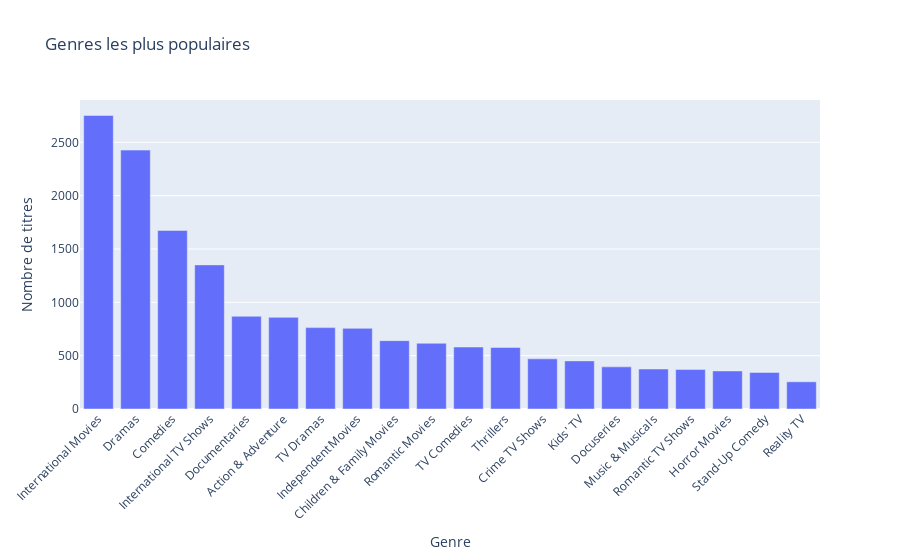

Source (notebook cell):
### Code cell
#Représentation par barre
fig = px.bar(
    genres_counts.head(20),
    x='genre', y='count',
    title='Genres les plus populaires',
    labels={'genre': 'Genre', 'count': 'Nombre de titres'}
)
fig.update_layout(xaxis_tickangle=-45)
fig.show()

### Figure 1 — Plotly figure (JSON) as saved in the notebook; plotly's stock layout.template omitted (floating-point values rounded to 4 significant figures)
{"data": [{"hovertemplate": "Genre=%{x}<br>Nombre de titres=%{y}<extra></extra>", "legendgroup": "", "marker": {"color": "#636efa", "pattern": {"shape": ""}}, "name": "", "orientation": "v", "showlegend": false, "textposition": "auto", "type": "bar", "x": ["International Movies", "Dramas", "Comedies", "International TV Shows", "Documentaries", "Action & Adventure", "TV Dramas", "Independent Movies", "Children & Family Movies", "Romantic Movies", "TV Comedies", "Thrillers", "Crime TV Shows", "Kids' TV", "Docuseries", "Music & Musicals", "Romantic TV Shows", "Horror Movies", "Stand-Up Comedy", "Reality TV"], "xaxis": "x", "y": [2752, 2427, 1674, 1351, 869, 859, 763, 756, 641, 616, 581, 577, 470, 451, 395, 375, 370, 357, 343, 255], "yaxis": "y"}], "layout": {"barmode": "relative", "legend": {"tracegroupgap": 0}, "title": {"text": "Genres les plus populaires"}, "xaxis": {"anchor": "y", "domain": [0, 1], "tickangle": -45, "title": {"text": "Genre"}}, "yaxis": {"anchor": "x", "domain": [0, 1], "title": {"text": "Nombre de titres"}}}}
